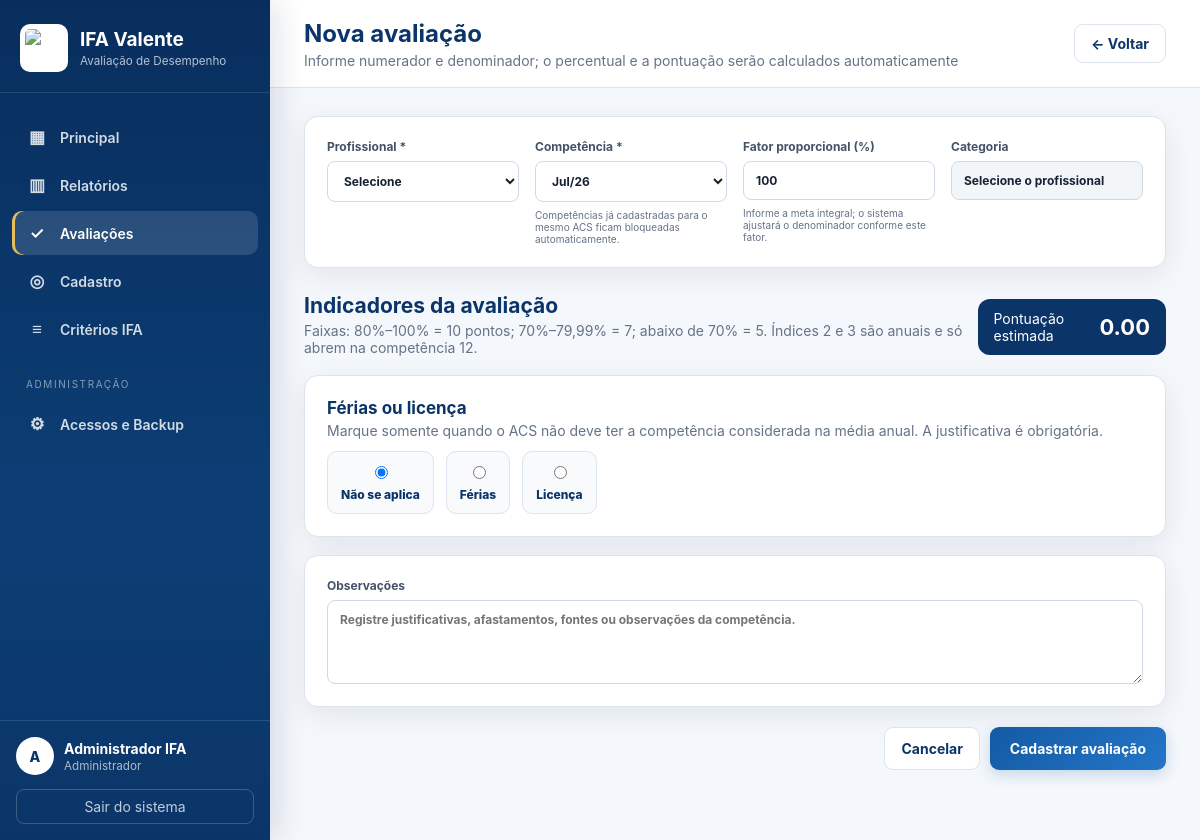
Page /ifa/avaliacoes/nova (signed in) on the committed database.
### tables this page shows
CREATE TABLE users (
            id INTEGER PRIMARY KEY AUTOINCREMENT,
            name TEXT NOT NULL,
            username TEXT NOT NULL UNIQUE COLLATE NOCASE,
            password_hash TEXT NOT NULL,
            role TEXT NOT NULL CHECK(role IN ('ADM','REGULADOR')),
            active INTEGER NOT NULL DEFAULT 1,
            created_at TEXT NOT NULL,
            updated_at TEXT NOT NULL
        );

### app.py (the view)
@app.route("/ifa/avaliacoes/nova", methods=["GET", "POST"])
@login_required
def avaliacao_nova():
    if request.method == "POST":
        eval_id = save_evaluation()
        if eval_id:
            flash("Avaliação cadastrada e pontuação calculada com sucesso.", "success")
            return redirect(url_for("avaliacao_detalhe", evaluation_id=eval_id))
    agents, indicators, evaluation, item_values, existing_competences, competence_options = load_evaluation_form()
    return render_template("avaliacao_form.html", agents=agents, indicators=indicators, evaluation=evaluation, item_values=item_values, existing_competences=existing_competences, competence_options=competence_options)

### app.py (called while the page is built)
def get_db() -> sqlite3.Connection:
    if "db" not in g:
        g.db = sqlite3.connect(DATABASE)
        g.db.row_factory = sqlite3.Row
        g.db.execute("PRAGMA foreign_keys = ON")
        g.db.execute("PRAGMA journal_mode = WAL")
    return g.db

def csrf_token() -> str:
    token = session.get("csrf_token")
    if not token:
        token = secrets.token_urlsafe(32)
        session["csrf_token"] = token
    return token

@app.before_request
def load_logged_user() -> None:
    g.user = None
    if session.get("user_id"):
        g.user = get_db().execute(
            "SELECT id, name, username, role, active FROM users WHERE id=?",
            (session["user_id"],),
        ).fetchone()
        if g.user is None or not g.user["active"]:
            session.clear()
            g.user = None

@app.after_request
def security_headers(response: Response) -> Response:
    response.headers["X-Content-Type-Options"] = "nosniff"
    response.headers["X-Frame-Options"] = "SAMEORIGIN"
    response.headers["Referrer-Policy"] = "strict-origin-when-cross-origin"
    response.headers["Permissions-Policy"] = "geolocation=(), microphone=(), camera=()"
    return response

def login_required(view):
    @wraps(view)
    def wrapped(*args, **kwargs):
        if g.user is None:
            flash("Faça login para acessar o sistema.", "warning")
            return redirect(url_for("index"))
        return view(*args, **kwargs)
    return wrapped

def format_percent(value: Any, decimals: int = 2) -> str:
    if value is None or value == "":
        return "—"
    try:
        quant = Decimal("1").scaleb(-decimals)
        rounded = Decimal(str(value)).quantize(quant, rounding=ROUND_HALF_UP)
        return f"{rounded:.{decimals}f}"
    except Exception:
        return str(value)

def competence_options_for_years() -> list[dict[str, Any]]:
    current_year = datetime.now().year
    years = sorted({2026, current_year, current_year + 1})
    options: list[dict[str, Any]] = []
    for year in years:
        for month in range(1, 13):
            value = f"{year:04d}-{month:02d}"
            options.append({"value": value, "label": f"{MONTH_NAMES_SHORT[month]}/{str(year)[2:]}", "month": month, "year": year})
    return options

### templates/avaliacao_form.html (shortened to what this page needs)
{% extends "base.html" %}
{% block page_title %}{{ 'Editar avaliação' if evaluation else 'Nova avaliação' }}{% endblock %}
{% block page_subtitle %}Informe numerador e denominador; o percentual e a pontuação serão calculados automaticamente{% endblock %}
{% block top_actions %}<a class="btn secondary" href="{{ url_for('avaliacoes') }}">← Voltar</a>{% endblock %}
{% block content %}
<form method="post" class="evaluation-form" id="evaluationForm">
  <article class="panel">
    <div class="form-grid four">
      <label>Profissional *
        <select name="agent_id" id="agentSelect" required onchange="updateCompetenceAvailability(); updateIndicatorVisibility(); updateAnnualIndicatorLocks(); updateLeaveState();">
          <option value="">Selecione</option>
        </select>
      </label>
      <label>Competência *
        <select name="competence" id="competenceSelect" required onchange="updateAnnualIndicatorLocks(); updateLeaveState(); recalculateEvaluation();">
          {% for opt in competence_options %}
            <option value="{{ opt.value }}" data-month="{{ opt.month }}" {% if evaluation and evaluation.competence==opt.value %}selected{% elif not evaluation and opt.value=='2026-07' %}selected{% endif %}>{{ opt.label }}</option>
          {% endfor %}
        </select>
        <small>Competências já cadastradas para o mesmo ACS ficam bloqueadas automaticamente.</small>
      </label>
      <label>Fator proporcional (%)<input type="number" name="proportional_factor" min="1" max="100" step="0.01" value="{{ evaluation.proportional_factor if evaluation else 100 }}"><small>Informe a meta integral; o sistema ajustará o denominador conforme este fator.</small></label>
      <label>Categoria<div class="readonly-field" id="categoryDisplay">Selecione o profissional</div></label>
    </div>
  </article>
  <div class="section-title"><div><h2>Indicadores da avaliação</h2><p>Faixas: 80%–100% = 10 pontos; 70%–79,99% = 7; abaixo de 70% = 5. Índices 2 e 3 são anuais e só abrem na competência 12.</p></div><div class="live-total">Pontuação estimada <strong id="liveTotal">0</strong></div></div>
  <article class="panel leave-panel">
    <div class="panel-head"><div><h2>Férias ou licença</h2><p>Marque somente quando o ACS não deve ter a competência considerada na média anual. A justificativa é obrigatória.</p></div></div>
    <div class="leave-options">
      <label class="radio-card"><input type="radio" name="leave_type" value="" {% if not evaluation or not evaluation.leave_type %}checked{% endif %}> <span>Não se aplica</span></label>
      <label class="radio-card"><input type="radio" name="leave_type" value="ferias" {% if evaluation and evaluation.leave_type=='ferias' %}checked{% endif %}> <span>Férias</span></label>
      <label class="radio-card"><input type="radio" name="leave_type" value="licenca" {% if evaluation and evaluation.leave_type=='licenca' %}checked{% endif %}> <span>Licença</span></label>
    </div>
  </article>
  <article class="panel"><label>Observações<textarea name="notes" rows="4" placeholder="Registre justificativas, afastamentos, fontes ou observações da competência.">{{ evaluation.notes if evaluation else '' }}</textarea></label></article>
  <div class="form-actions"><a class="btn secondary" href="{{ url_for('avaliacoes') }}">Cancelar</a><button class="btn primary large" type="submit">{{ 'Salvar alterações' if evaluation else 'Cadastrar avaliação' }}</button></div>
</form>
{% endblock %}

### templates/base.html (shortened to what this page needs)
<!doctype html>
<html lang="pt-BR">
<head>
  <link rel="stylesheet" href="{{ url_for('static', filename='css/style.css') }}">
</head>
<body class="{% block bodyclass %}{% endblock %}">
{% if g.user %}
<div class="app-shell">
  <aside class="sidebar" id="sidebar">
    <a class="brand" href="{{ url_for('principal') }}">
      <img src="{{ url_for('static', filename='img/brasao_valente.png') }}" alt="Brasão de Valente">
      <span><strong>IFA Valente</strong><small>Avaliação de Desempenho</small></span>
    </a>
    <nav class="nav-menu">
      <a class="nav-item {% if request.endpoint=='principal' %}active{% endif %}" href="{{ url_for('principal') }}"><span class="nav-icon">▦</span> Principal</a>
      <a class="nav-item {% if request.endpoint and request.endpoint.startswith('relatorios') %}active{% endif %}" href="{{ url_for('relatorios') }}"><span class="nav-icon">▥</span> Relatórios</a>
      <a class="nav-item {% if request.endpoint and request.endpoint.startswith('avaliacao') %}active{% endif %}" href="{{ url_for('avaliacoes') }}"><span class="nav-icon">✓</span> Avaliações</a>
      <a class="nav-item " href="{{ url_for('cadastro') }}"><span class="nav-icon">◎</span> Cadastro</a>
      <a class="nav-item {% if request.endpoint=='criterios' %}active{% endif %}" href="{{ url_for('criterios') }}"><span class="nav-icon">≡</span> Critérios IFA</a>
      {% if g.user.role == 'ADM' %}
      <div class="nav-section">Administração</div>
      <a class="nav-item " href="{{ url_for('administracao') }}"><span class="nav-icon">⚙</span> Acessos e Backup</a>
      {% endif %}
    </nav>
    <div class="sidebar-footer">
      <div class="user-chip">
        <span class="avatar">{{ g.user.name[:1]|upper }}</span>
        <span><strong>{{ g.user.name }}</strong><small>{{ 'Administrador' if g.user.role=='ADM' else 'Regulador' }}</small></span>
      </div>
      <a class="logout" href="{{ url_for('logout') }}">Sair do sistema</a>
    </div>
  </aside>
  <main class="main-area">
    <header class="topbar">
      <div>
        <h1>{% block page_title %}IFA Valente{% endblock %}</h1>
        <p>{% block page_subtitle %}Secretaria Municipal de Saúde de Valente{% endblock %}</p>
      </div>
      <div class="top-actions">{% block top_actions %}{% endblock %}</div>
    </header>
    <section class="content">
      {% block content %}{% endblock %}
    </section>
  </main>
</div>
{% else %}
  {% block guest_content %}{% endblock %}
{% endif %}
</body>
</html>

### rows in the picture
users: user "A", user.name "Administrador IFA", role "Administrador"

### other values in the picture
{{ 'Editar avaliação' if evaluation else 'Nova avaliação' }} "Nova avaliação"
{{ 'Salvar alterações' if evaluation else 'Cadastrar avaliação' }} "Cadastrar avaliação"
form field competence "Jul/26"
